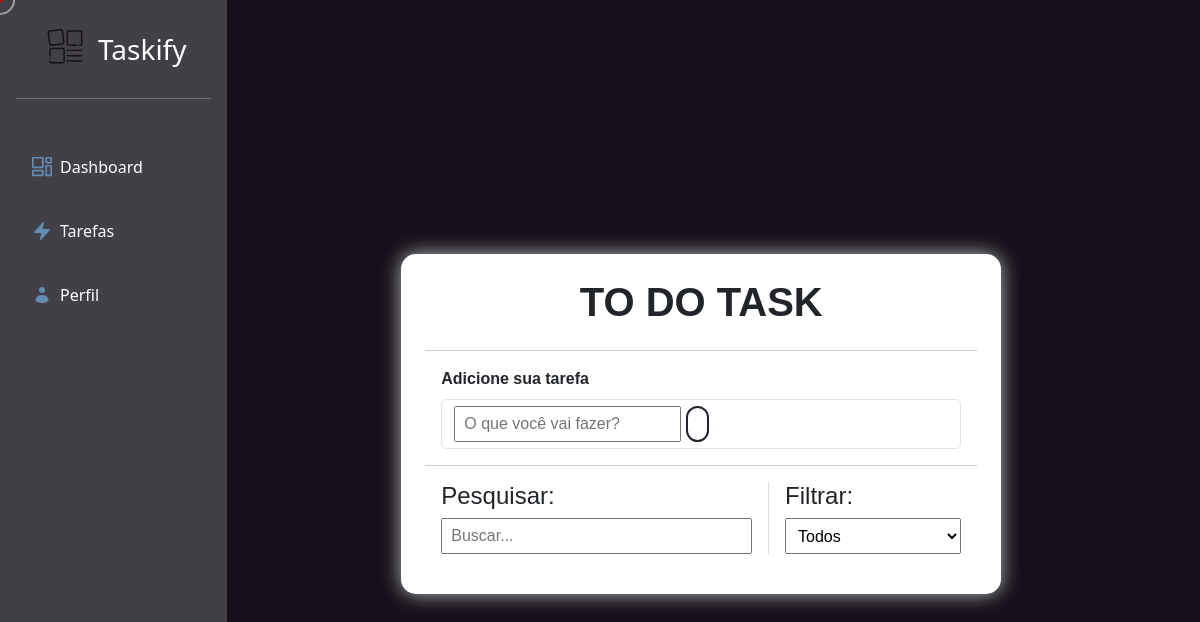
The page /Pages/tarefas.php on the database as committed earlier.
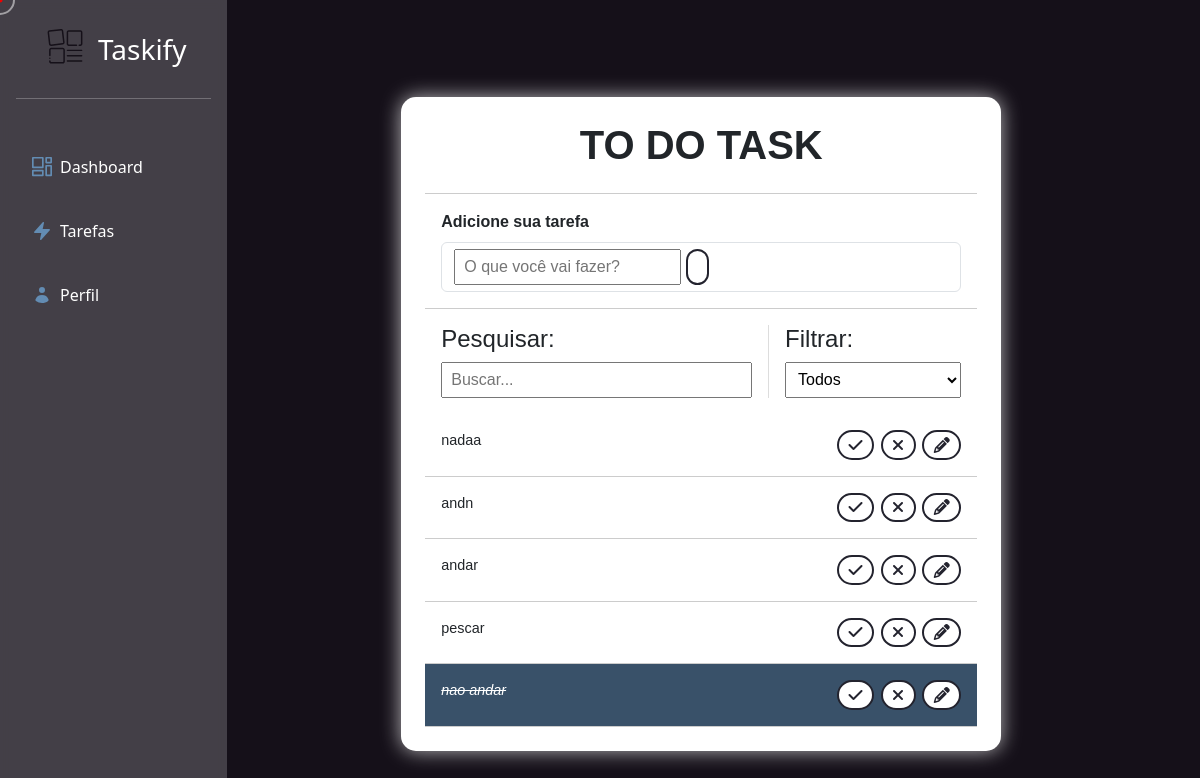
The same page on the database as committed later.
### tables this page shows
CREATE TABLE `tarefas` (
  `id` int(11) NOT NULL,
  `text` varchar(255) NOT NULL,
  `done` tinyint(1) DEFAULT 0,
  `created_at` timestamp NOT NULL DEFAULT current_timestamp()
);

### Pages/tarefas.php (the view, shortened to what this page needs)
<?php
require_once '../DB/conexao.php';
function fetchTarefas($pdo) {
    $stmt = $pdo->query("SELECT * FROM tarefas ORDER BY created_at DESC");
    return $stmt->fetchAll(PDO::FETCH_ASSOC);
}
$tarefas = fetchTarefas($pdo);
?>
<!DOCTYPE html>
<html lang="pt-br">
<head>
    <link rel="stylesheet" href="../Css/stylesHome.css">
    <link rel="stylesheet" href="../Css/stylesTaskMng.css">
    <link href="https://cdn.jsdelivr.net/npm/bootstrap@5.3.3/dist/css/bootstrap.min.css" rel="stylesheet"
>
    <link rel="stylesheet" href="https://cdnjs.cloudflare.com/ajax/libs/font-awesome/6.6.0/css/all.min.css">
</head>
<body>
    <div data-cursor-outline class="cursor-outline"></div>
    <div class="main-container">
        <div class="container-fluid">
            <div class="row">
                <div class="col-auto min-vh-100 sidebar px-3 d-flex flex-column">
                    <div class="pt-4 pb-2 px-4">
                        <a href="" class="text-decoration-none text-white d-flex align-items-center">
                            <img src="../Assets/logo.svg" alt="" style="width: 50px; height: 50px;">
                            <span class="fs-3 d-none d-sm-inline ms-2">Taskify</span>
                        </a>
                    </div>
                    <hr class="text-white mb-5">
                    <ul class="nav nav-pills flex-column mb-auto d-flex d-sm-block">
                        <li class="nav-item mb-4 d-flex justify-content-center d-sm-block">
                            <a href="home.php" class="nav-link text-white d-flex align-items-center">
                                <img class="link-icon" src="../Assets/dashboard.svg" alt="">
                                <span class="d-none d-sm-inline">Dashboard</span>
                            </a>
                        </li>
                        <li class="nav-item mb-4 d-flex justify-content-center d-sm-block">
                            <a href="tarefas.php" class="nav-link text-white d-flex align-items-center">
                                <img class="link-icon" src="../Assets/task.svg" alt="">
                                <span class="d-none d-sm-inline">Tarefas</span>
                            </a>
                        </li>
                        <li class="nav-item d-flex justify-content-center d-sm-block">
                            <a href="perfil.php" class="nav-link text-white d-flex align-items-center">
                                <img class="link-icon" src="../Assets/profile.svg" alt="">
                                <span class="d-none d-sm-inline">Perfil</span>
                            </a>
                        </li>
                    </ul>
                </div>
            </div>
            <div id="dashboard" class="col main-content">
                <div class="container-right">
                    <div class="todo-container">
                        <div id="todo-topo">
                            <h1>To do task</h1>
                        </div>
                        <form id="todo-form" action="tarefas.php" method="POST">
                            <p>Adicione sua tarefa</p>
                            <div class="form-control">
                                <div class="form-control2">
                                    <input type="text" name="text" id="todo-input" placeholder="O que você vai fazer?" required />
                                    <button type="submit">
                                    </button>
                                </div>
                            </div>
                        </form>
                        <div id="toolbar">
                            <div id="search">
                                <h4>Pesquisar:</h4>
                                <input type="text" id="search-input" placeholder="Buscar..." />
                            </div>
                            <div id="filter">
                                <h4>Filtrar:</h4>
                                <select id="filter-select">
                                    <option value="all">Todos</option>
                                </select>
                            </div>
                        </div>
                        <div id="todo-list">
                            <?php foreach ($tarefas as $tarefa): ?>
                                <div class="todo <?php echo $tarefa['done'] ? 'done' : ''; ?>">
                                    <h3><?php echo htmlspecialchars($tarefa['text'], ENT_QUOTES, 'UTF-8'); ?></h3>
                                    <form method="POST" style="display:inline;">
                                        <button type="submit" name="update_tarefa" class="finish-todo">
                                            <i class="fa-solid fa-check"></i>
                                        </button>
                                    </form>
                                    <form method="POST" style="display:inline;">
                                        <button type="submit" name="delete_tarefa" class="remove-todo">
                                            <i class="fa-solid fa-xmark"></i>
                                        </button>
                                    </form>
                                    <form method="GET" action="tarefas.php" style="display:inline;">
                                        <button type="submit" class="edit-todo">
                                            <i class="fa-solid fa-pencil"></i>
                                        </button>
                                    </form>
                                </div>
                            <?php endforeach; ?>
                        </div>
                    </div>
                </div>
            </div>
        </div>
    </div>
</body>
</html>

### Css/stylesHome.css (style rules this page uses)
html, body { margin: 0; padding: 0; background-color: #151019 !important;; z-index: -1; cursor: none; font-family: 'Poppins', sans-serif; }
.container-fluid { display: flex; }
#dashboard { display: flex; z-index: 1; justify-content: center; align-items: center; }
.container-right { display: flex; z-index: 1; justify-content: center; align-items: center; }
.cursor-outline { width: 30px; height: 30px; border: 2px solid hsla(0, 3%, 65%, 0.5); border: 2px solid hsla(0, 0%, 100%, 0.5); }
.cursor-dot, .cursor-outline { position: fixed; top: 0; left: 0; transform: translate(-50%, -50%); border-radius: 50%; z-index: 1; pointer-events: none; }
.sidebar { display: flex; background-color: rgba(255, 255, 255, 0.2); backdrop-filter: blur(5px); z-index: 1; cursor: none; }
.link-icon { width: 20px; margin-right: 8px; }

### Css/stylesTaskMng.css (style rules this page uses)
.todo-container button { background-color:#ffffff; color: #23232e; border: 2px solid #23232e; padding: .3rem .6rem; font-size: 1rem; display: flex; justify-content: center; align-items: center; transition: 0.4s; border-radius: 20px; }
.todo-container button > i { color: #23232e; font-weight: bold; pointer-events: none; }
.todo-container input,select { padding: 0.25rem 0.5rem; }
.todo-container { font-family: 'Poppins', sans-serif; width: 50vw; margin: 3rem auto 0; padding: 1.5rem; border-radius: 15px; z-index: 1; justify-content: center; align-items: center; background-color: #ffffff; box-sizing: border-box; box-shadow: 0 0 20px rgba(255, 255, 255, 0.7); }
#todo-topo { text-align: center; padding: 0 1rem 1rem; border-bottom: 1px solid #ccc; }
#todo-topo h1 { text-transform: uppercase; font-weight: bold; }
#todo-form, #edit-form { padding: 1rem; border-bottom: 1px solid #ccc; }
#todo-form p, #edit-form p { margin-bottom: .5rem; font-weight: bold; }
.form-control2 { display: flex; }
.form-control2 input { margin-right: .3rem; }
#toolbar { padding: 1rem; border-bottom: #ccc; display: flex; }
#toolbar h4 { margin-bottom: .5rem; }
#search { border-right: 1px solid #ddd; padding-right: 1rem; margin-right: 1rem; width: 65%; display: flex; flex-direction: column; }
#search input { width: 100%; margin-right: .3rem; }
#filter { width: 35%; display: flex; flex-direction: column; }
#filter select { flex: 1; }
.todo { display: flex; justify-content: space-around; align-items: center; padding: 1rem; border-bottom: 1px solid #ccc; transition: .3s; }
.todo h3 { flex: 1; font-size: 0.9rem; }
.todo button { margin-left: 0.4rem; }
.done { background-color: #395169; }
.done h3 { color: #ffffff; text-decoration: line-through; font-style: italic; }
[data-cursor-outline] { width: 30px; height: 30px; border: 2px solid hsla(0, 3%, 65%, 0.5); border: 2px solid hsla(0, 0%, 100%, 0.5); position: absolute; border-radius: 50%; pointer-events: none; z-index: 9999; transition: transform 0.5s ease; }

Rows that differ between the two databases and show on the page:
added tarefas: text "nadaa"
added tarefas: text "andn"
added tarefas: text "andar"
added tarefas: text "pescar"
added tarefas: text "nao andar", done 1 (drawn)
